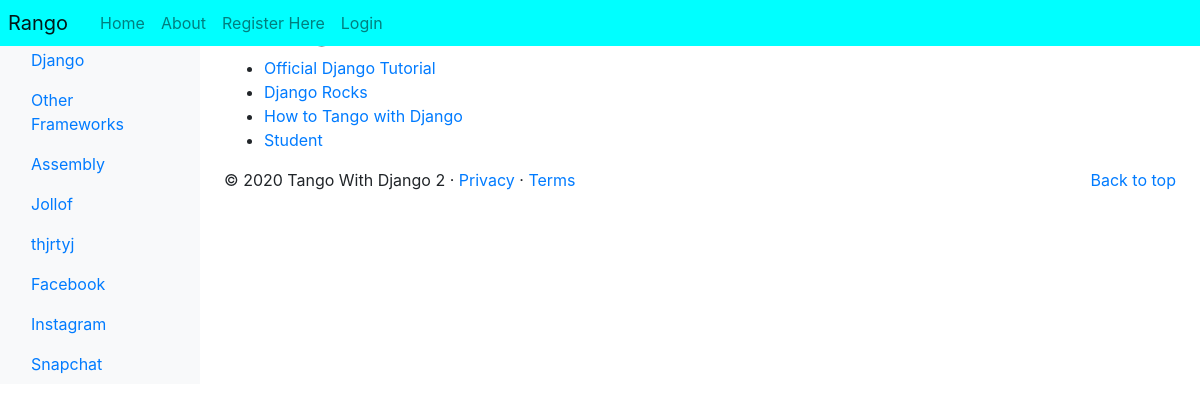
Page /rango/category/django/ on the committed database.
### rango/models.py (models this page shows, shortened)
class Category(models.Model):
    NAME_MAX_LENGTH = 128
    name = models.CharField(max_length=NAME_MAX_LENGTH, unique=True)
    views = models.IntegerField(default=0)
    likes = models.IntegerField(default=0)
    slug = models.SlugField(unique=True)
    class Meta:
        verbose_name_plural = 'Categories'

class Page(models.Model):
    TITLE_MAX_LENGTH = 128
    URL_MAX_LENGTH = 200
    category = models.ForeignKey(Category, on_delete=models.CASCADE)
    title = models.CharField(max_length=TITLE_MAX_LENGTH)
    url = models.URLField()
    views = models.IntegerField(default=0)

### rango/views.py (the view)
def show_category(request, category_name_slug):
    context_dict = {}
    try:
        category = Category.objects.get(slug=category_name_slug)
        pages = Page.objects.filter(category=category)
        context_dict['pages'] = pages
        context_dict['category'] = category
    except Category.DoesNotExist:
        context_dict['category'] = None
        context_dict['pages'] = None
    if request.method == 'POST':
        query = request.POST['query'].strip()
        if query:
            context_dict['result_list'] = run_query(query)
            context_dict['query'] = query
    return render(request, 'rango/category.html', context=context_dict)

### rango/templatetags/rango_template_tags.py (called while the page is built)
@register.inclusion_tag('rango/categories.html')
def get_category_list(current_category=None):
    return {'categories': Category.objects.all(),
            'current_category': current_category}

### templates/rango/category.html (shortened to what this page needs)
{% extends 'rango/base.html' %}
{% load staticfiles %}
{% block body_block %}
	{% if category %}
	<h1>{{ category.name }}</h1>
	{% if pages %}
	<ul>
		{% for page in pages %}
		<li><a href="{{ page.url }}">{{ page.title }}</a></li>
		{% endfor %}
	</ul>
	{% else %}
	<strong>No pages currently in category.</strong>
	{% endif %}
	{% else %}
	The specified category does not exist.
	{% endif %}
{% endblock %}

### templates/rango/categories.html (shortened to what this page needs)
<ul class="nav flex-column">
{% if categories %}
	{% for c in categories %}
	{% if c == current_category %}
		<li class="nav-item">
		<a class="nav-link active" href="{% url 'rango:show_category' c.slug %}">
			{{ c.name }}
		</a>
		</li>
	{% else %}
		<li class="nav-item">
		<a class="nav-link" href="{% url 'rango:show_category' c.slug %}">
			{{ c.name }}
		</a>
		</li>
	{% endif %}
	{% endfor %}
{% else %}
	<li class="nav-item">There are no categories present.</li>
{% endif %}
</ul>

### rows in the picture
Category: name "Django"
Category: name "Other Frameworks"
Category: name "Assembly"
Category: name "Jollof"
Category: name "thjrtyj"
Category: name "Facebook"
Category: name "Instagram"
Category: name "Snapchat"
Page: title "Official Django Tutorial"
Page: title "Django Rocks"
Page: title "How to Tango with Django"
Page: title "Student"
